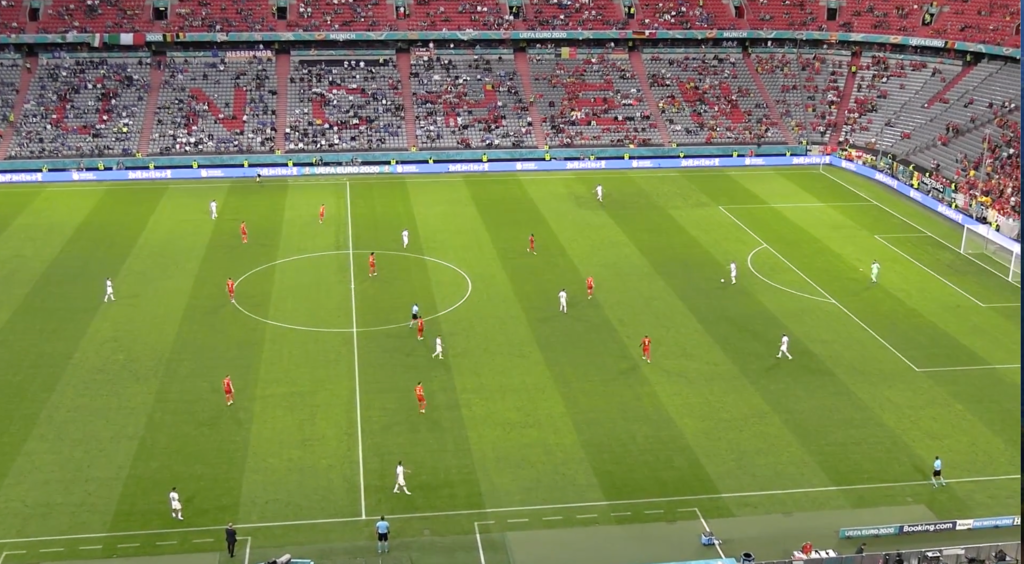
#> input picture IMAGEN PARA ANALISIS PRO.png, 2048 x 1127 px (shown at 1/2 size)
$ python marcar_puntos_homografia.py
#> lines starting #> are read from the running program, lines starting #| are printed output that depends on the picture
import sys
import cv2
import pandas as pd

# -------------------------------------------------------------------
# LISTA DE PUNTOS (edítala según el frame)
# -------------------------------------------------------------------
POINTS = [
    ("P1_centro_circulo", 52.5, 34.0),
    ("P2_circulo_arriba_interseccion_medio", 52.5, 24.85),
    ("P3_circulo_abajo_interseccion_medio", 52.5, 43.15),

    # NUEVOS para evitar colinealidad en H0/H1:
    ("P4_circulo_izquierda_extremo", 43.35, 34.0),   # 52.5 - 9.15
    ("P5_circulo_derecha_extremo", 61.65, 34.0),     # 52.5 + 9.15

    ("P6_medio_campo_con_banda_superior", 52.5, 0.0),
    ("P7_medio_campo_con_banda_inferior", 52.5, 68.0),

    # Área derecha (solo si se ve; si no, SALTA con N)
    ("P8_punto_penalti_derecha", 94.0, 34.0),
    ("P9_area_grande_dcha_esquina_interior_sup", 88.5, 13.85),
    ("P10_area_grande_dcha_esquina_interior_inf", 88.5, 54.15),
    ("P11_area_pequena_dcha_esquina_interior_sup", 99.5, 24.84),
    ("P12_area_pequena_dcha_esquina_interior_inf", 99.5, 43.16),
]

def main():
    img_path = sys.argv[1] if len(sys.argv) > 1 else "IMAGEN PARA ANALISIS PRO.png"

    img = cv2.imread(img_path)
#> img is the input picture: shape (1127, 2048, 3); mean B, G, R 78.8, 134.8, 124.5
    if img is None:
        raise FileNotFoundError(f"No se pudo cargar la imagen: {img_path}")

    h, w = img.shape[:2]
#> h = 1127; w = 2048
    max_w, max_h = 1600, 900
    scale = min(1.0, max_w / w, max_h / h)
#> scale = 0.781

    disp = cv2.resize(img, (int(w * scale), int(h * scale)), interpolation=cv2.INTER_AREA)
    base = disp.copy()

    idx = 0
    actions = []  # historial: ("click", row) o ("skip", point)
    rows = []

    win = "Marcar homografia | Click=marcar | S=guardar | N=saltar | U=deshacer | ESC=salir"
    cv2.namedWindow(win, cv2.WINDOW_AUTOSIZE)

    def redraw():
        disp[:] = base[:]

        # dibuja puntos ya marcados
        for i, r in enumerate(rows, start=1):
            x_d = int(r["x_img"] * scale)
            y_d = int(r["y_img"] * scale)
            cv2.circle(disp, (x_d, y_d), 6, (0, 255, 255), -1)
            cv2.putText(disp, str(i), (x_d + 8, y_d - 8),
                        cv2.FONT_HERSHEY_SIMPLEX, 0.7, (0, 255, 255), 2)

        # overlay texto arriba
        if idx < len(POINTS):
            name, xf, yf = POINTS[idx]
            txt = f"SIGUIENTE: {name} -> campo({xf:.2f},{yf:.2f})  [{idx+1}/{len(POINTS)}]   (N para saltar)"
        else:
            txt = "FIN LISTA. Pulsa S para guardar o ESC para salir."

        cv2.rectangle(disp, (0, 0), (disp.shape[1], 44), (0, 0, 0), -1)
        cv2.putText(disp, txt, (10, 30),
                    cv2.FONT_HERSHEY_SIMPLEX, 0.7, (255, 255, 255), 2)
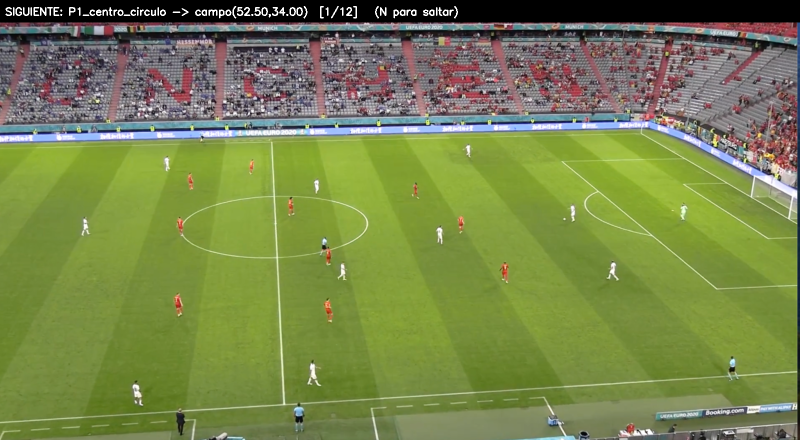
#> disp: shape (880, 1600, 3) (shown at 1/2 size); mean B, G, R 75.7, 132.1, 119

    def click(event, x, y, flags, param):
        nonlocal idx
        if event == cv2.EVENT_LBUTTONDOWN and idx < len(POINTS):
            x_img = int(round(x / scale))
            y_img = int(round(y / scale))

            name, x_field, y_field = POINTS[idx]
            row = {
                "x_img": x_img,
                "y_img": y_img,
                "x_field": float(x_field),
                "y_field": float(y_field),
                "name": name
            }
            rows.append(row)
            actions.append(("click", row))
            print(f"[CLICK {idx+1:02d}] {name}: x_img={x_img}, y_img={y_img} -> ({x_field},{y_field})")
            idx += 1

    cv2.setMouseCallback(win, click)

    while True:
        redraw()
        cv2.imshow(win, disp)
        key = cv2.waitKey(20) & 0xFF
#> (key Esc is pressed here)

        if key == 27:  # ESC
            break

        if key in (ord('n'), ord('N')) and idx < len(POINTS):
            name, xf, yf = POINTS[idx]
            actions.append(("skip", (name, xf, yf)))
            print(f"[SKIP  {idx+1:02d}] {name} (no visible)")
            idx += 1

        if key in (ord('u'), ord('U')) and actions:
            act, payload = actions.pop()
            if act == "click":
                if rows and rows[-1]["name"] == payload["name"]:
                    rows.pop()
                idx = max(0, idx - 1)
                print("[UNDO] deshecho click")
            elif act == "skip":
                idx = max(0, idx - 1)
                print("[UNDO] deshecho skip")

        if key in (ord('s'), ord('S')):
            if len(rows) < 4:
                print("⚠️ Necesitas al menos 4 puntos para guardar.")
                continue
            df = pd.DataFrame(rows)[["x_img", "y_img", "x_field", "y_field", "name"]]
            df.to_csv("puntos_homografia.csv", index=False)
            cv2.imwrite("puntos_homografia_marcados.png", disp)
            print("✅ Guardado: puntos_homografia.csv")
            print("✅ Guardado: puntos_homografia_marcados.png")
            break

    cv2.destroyAllWindows()

if __name__ == "__main__":
    main()

$ run again, with H0.png copied over IMAGEN PARA ANALISIS PRO.png
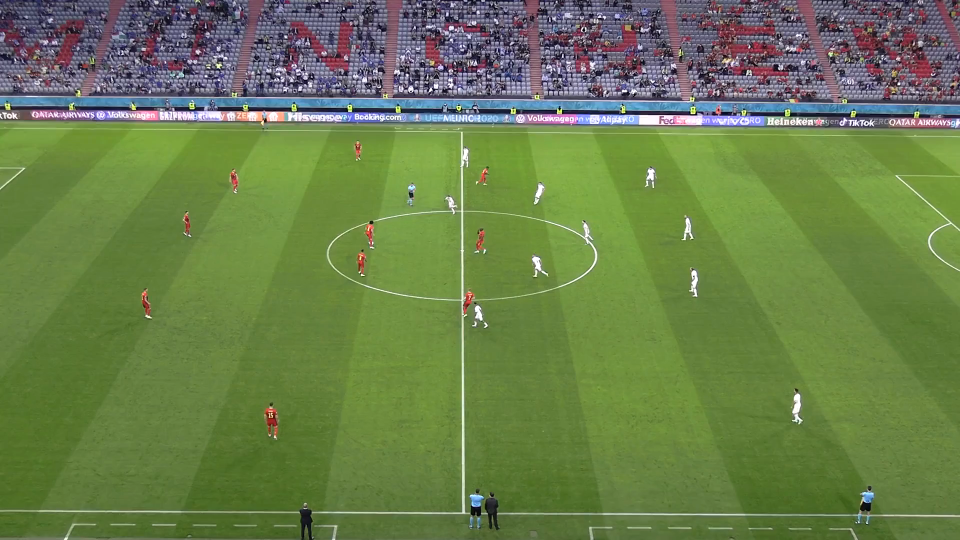
#> input picture H0.png, 1920 x 1080 px (shown at 1/2 size)
#> in main, img is the input picture: shape (1080, 1920, 3); mean B, G, R 75.5, 126.2, 105.5
#> in redraw, `cv2.putText(disp, txt, (10, 30), cv2.FONT_HERSHEY_SIMPLEX, 0.7, (255, ..`:
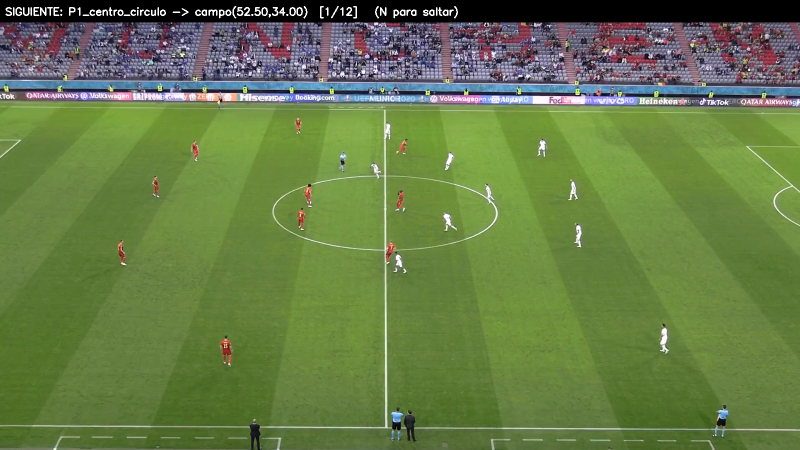
#> disp: shape (900, 1600, 3) (shown at 1/2 size); mean B, G, R 71.3, 123.1, 101.8

$ run again, with H1.png copied over IMAGEN PARA ANALISIS PRO.png
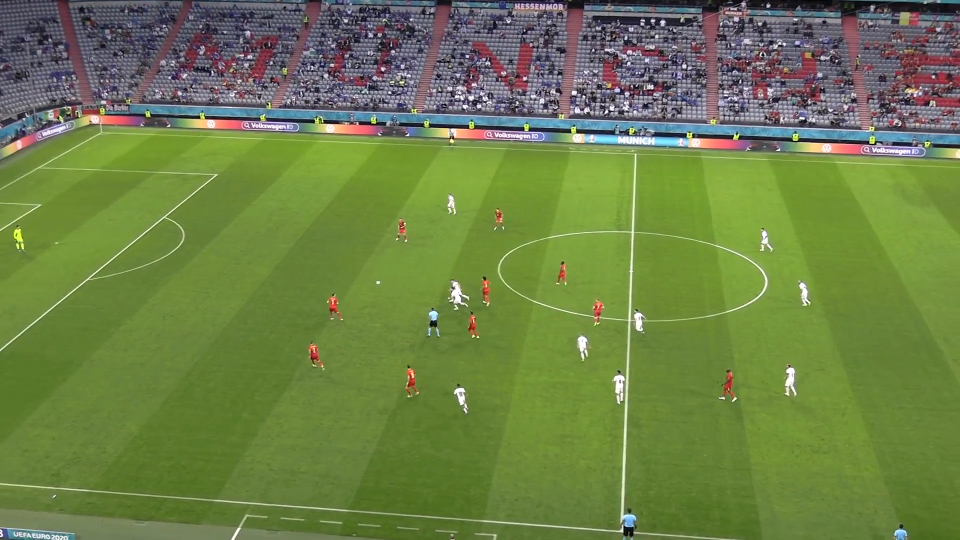
#> input picture H1.png, 1920 x 1080 px (shown at 1/2 size)
#> in main, img is the input picture: shape (1080, 1920, 3); mean B, G, R 71.3, 127.6, 108.7
#> in redraw, `cv2.putText(disp, txt, (10, 30), cv2.FONT_HERSHEY_SIMPLEX, 0.7, (255, ..`:
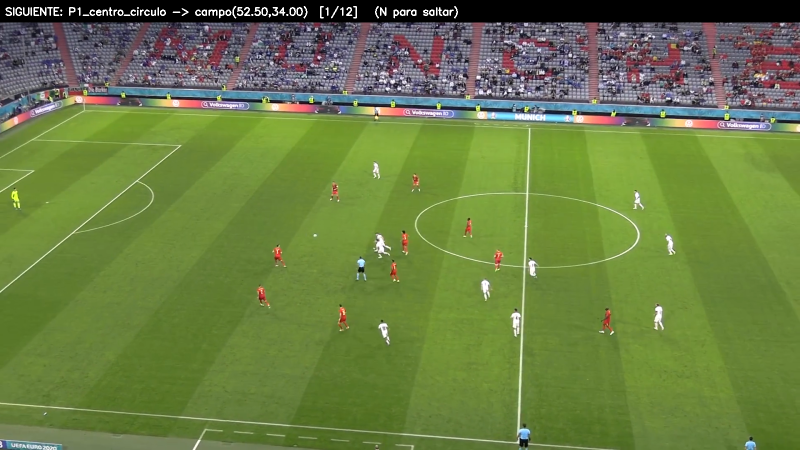
#> disp: shape (900, 1600, 3) (shown at 1/2 size); mean B, G, R 67.8, 124.7, 105.7
